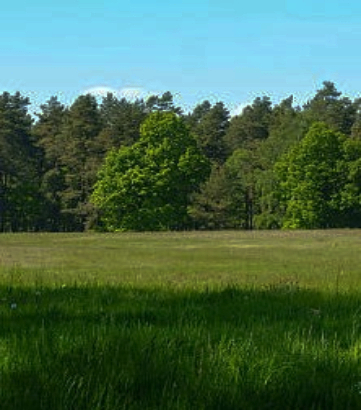
#> input picture data/my_image_1.jpg, 361 x 410 px
$ jupyter execute --allow-errors notebook_test.ipynb   (shell and % lines are left out)
#> lines starting #> are read from the running program, lines starting #| are printed output that depends on the picture
### MyHybridImages.py
import math
import numpy as np

from MyConvolution import convolve

def myHybridImages(lowImage: np.ndarray, lowSigma: float, highImage: np.ndarray, highSigma: float) -> np.ndarray:
    """
    Create hybrid images by combining a low-pass and high-pass filtered pair.

    :param lowImage: the image to low-pass filter (either greyscale shape=(rows,cols) or colour shape=(rows,cols,channels))
    :type numpy.ndarray

    :param lowSigma: the standard deviation of the Gaussian used for low-pass filteringlowImage
    :type float

    :param highImage: the image to high-pass filter (either greyscale shape=(rows,cols) or colour shape=(rows,cols,channels))
    :type numpy.ndarray

    :param highSigma: the standard deviation of the Gaussian used for low-pass filtering highImage before subtraction to create the high-pass filtered image
    :type float

    :returns returns the hybrid image created by low-pass filtering lowImage with a Gaussian of s.d. lowSigma and combining
        it with a high-pass image created by subtracting highImage from highImage convolved with a Gaussian of s.d. highSigma.
        The resultant image has the same size as the input images.
    :rtype numpy.ndarray
    """

    low_pass_filter = makeGaussianKernel(sigma=lowSigma)
    low_pass_image = convolve(lowImage, low_pass_filter)

    high_pass_filter = makeGaussianKernel(sigma=highSigma)
    high_pass_image = highImage - convolve(highImage, high_pass_filter)

    hybrid_image = low_pass_image + high_pass_image

    return np.clip(hybrid_image, 0, 255)


def makeGaussianKernel(sigma: float) -> np.ndarray:
    """
    Use this function to create a 2D gaussian kernel with standard deviation sigma.
    The kernel values should sum to 1.0, and the size should be floor(8*sigma+1) or
    floor(8*sigma+1)+1 (whichever is odd) as per the assignment specification.
    """
    size = int(math.floor(8*sigma+1))
    if (size % 2 == 0):
        # Size is even, make odd
        size += 1

    # If size == 1, return unit kernel
    if size == 1:
        return np.array([[1]])

    kernel = np.zeros((size, size))

    cum_sum = 0
    x_range = int((size - 1) / 2)
    y_range = int((size - 1) / 2)

    for x in range(-x_range, x_range + 1):
        for y in range(-y_range, y_range + 1):
            kernel[y + y_range][x + x_range] = (math.exp(-((x * x) + (y * y)) / (2 * sigma * sigma))) / (2 * math.pi * sigma * sigma)
            cum_sum += kernel[y + y_range][x + x_range]

    kernel /= cum_sum

    return kernel

### notebook_test.ipynb
# Setup

[cell 1]
import numpy as np
from PIL import Image, ImageOps

from MyHybridImages import myHybridImages, makeGaussianKernel

from matplotlib import pyplot as plt

# Get Image Paths

[cell 2]
# lowImage = np.asarray(Image.open('data/my_image_2.jpg'))
# highImage = np.asarray(Image.open('data/my_image_1.jpg'))
lowImage = np.asarray(ImageOps.grayscale(Image.open('data/my_image_1.jpg')))
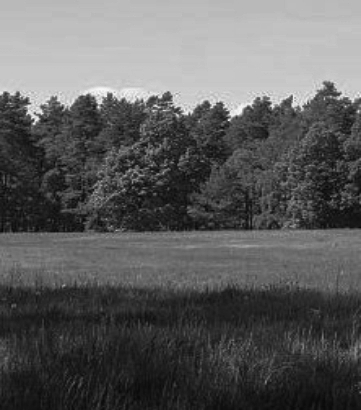
#> lowImage: shape (410, 361); min 6, max 248, mean 93.1
highImage = np.asarray(ImageOps.grayscale(Image.open('data/my_image_2.jpg')))
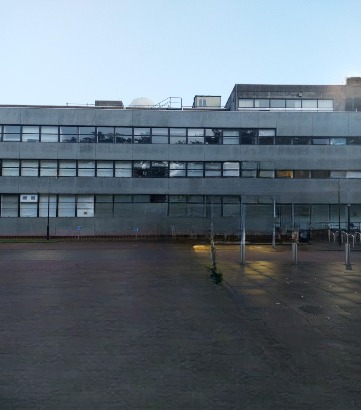
#> input picture data/my_image_2.jpg, 361 x 410 px
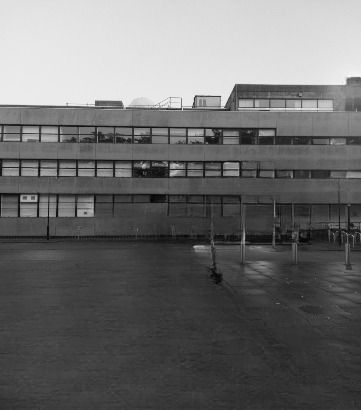
#> highImage: shape (410, 361); min 1, max 250, mean 108.7

# Create Hybrid Image

#> (a cell that did not finish here is left out)


[cell 4]
plt.subplot(1, 3, 1)
plt.imshow(lowImage, cmap='gray')
plt.title('lowImage')
plt.yticks([])

plt.subplot(1, 3, 2)
plt.imshow(highImage, cmap='gray')
plt.title('highImage')
plt.yticks([])

plt.subplot(1, 3, 3)
#> (the rest of this cell did not finish here and is left out)

#> (a cell that did not finish here is left out)

[cell 6]
def resize_image (img, baseheight):
    hpercent = (baseheight / float(img.size[1]))
    wsize = int((float(img.size[0]) * float(hpercent)))
    return img.resize((wsize, baseheight), Image.LANCZOS)

#> (a cell that did not finish here is left out)

[cell 8]
def display_image_in_actual_size(im_data):

    dpi = 80
    height, width = im_data.size

    # What size does the figure need to be in inches to fit the image?
    figsize = width / float(dpi), height / float(dpi)

    # Create a figure of the right size with one axes that takes up the full figure
    fig = plt.figure(figsize=figsize)
    ax = fig.add_axes([0, 0, 1, 1])

    # Hide spines, ticks, etc.
    ax.axis('off')

    # Display the image.
    ax.imshow(im_data)

    plt.show()
